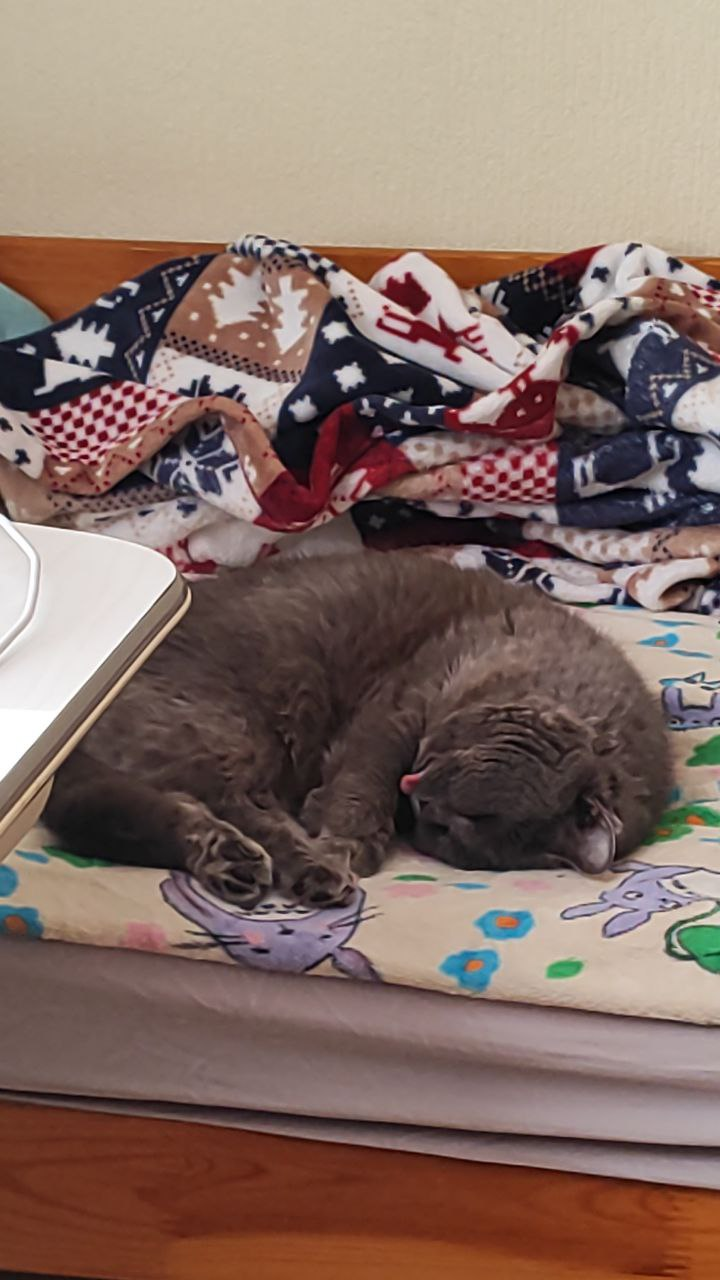
#> input picture cat.jpg, 720 x 1280 px
$ python predict.py
#> lines starting #> are read from the running program, lines starting #| are printed output that depends on the picture
### src/models/models.py
import pickle

import numpy as np

import src.nodes.nodes as nn


class BaseModel:
    def forward(self):
        raise NotImplementedError("ERROR: Forward not implemented!")

    def backward(self):
        raise NotImplementedError("ERROR: Backward not implemented!")

    def parameters(self):
        raise NotImplementedError("ERROR: parameters not implemented!")

    def gradients(self):
        raise NotImplementedError("ERROR: gradients not implemented!")

    def update_params(self):
        raise NotImplementedError("ERROR: update_params not implemented!")

    def zero_grad(self):
        raise NotImplementedError("ERROR: zero_grad not implemented!")

    def save(self):
        raise NotImplementedError("ERROR: save not implemented")

    def load(self):
        raise NotImplementedError("ERROR: load not implemented")


class XOR(BaseModel):
    # [21 lines left out: functions __init__, forward, backward, not called in this run]

    def parameters(self) -> list[tuple]:
        return [self.fc1.parameters(),
                self.fc2.parameters()]

    def gradients(self) -> list[tuple]:
        return [self.fc1.gradients(),
                self.fc2.gradients()]

    def update_params(self, fc1_p: tuple, fc2_p: tuple) -> None:
        self.fc1.update_params(*fc1_p)
        self.fc2.update_params(*fc2_p)

    def zero_grad(self) -> None:
        self.fc1.zero_grad()
        self.fc2.zero_grad()


class Conv(BaseModel):
    # [27 lines left out: functions __init__, forward, backward, not called in this run]

    def parameters(self) -> list[tuple]:
        return [self.cv1.parameters(),
                self.cv2.parameters()]

    def gradients(self) -> list[tuple]:
        return [self.cv1.gradients(),
                self.cv2.gradients()]

    def update_params(self, cv1_p: tuple, cv2_p: tuple) -> None:
        self.cv1.update_params(*cv1_p)
        self.cv2.update_params(*cv2_p)

    def zero_grad(self) -> None:
        self.cv1.zero_grad()
        self.cv2.zero_grad()


class CNNSmall(BaseModel):
    def __init__(self, eval: bool = False):
        self.eval = eval

        self.cv1 = nn.Conv(3, 32, (3, 3), (1, 1), eval=eval)
        self.bn1 = nn.BatchNorm(32, eval=eval)
        self.SiLU1 = nn.SiLU(eval=eval)
        self.mp1 = nn.MaxPoolling((2, 2), (0, 0), (2, 2), eval=eval)
        self.cv2 = nn.Conv(32, 64, (3, 3), (1, 1), eval=eval)
        self.SiLU2 = nn.SiLU(eval=eval)
        self.bn2 = nn.BatchNorm(64, eval=eval)
        self.mp2 = nn.MaxPoolling((2, 2), (0, 0), (1, 1))
        self.flatten = nn.Flatten(eval=eval)
        self.fc1 = nn.Fc(14400, 128, eval=eval)
        self.SiLU3 = nn.SiLU(eval=eval)
        self.fc2 = nn.Fc(128, 10, eval=eval)
        self.softmax = nn.Softmax(eval=eval)

    # [91 lines left out: functions forward, backward, parameters, gradients, update_params, zero_grad and 2 more, not called in this run]

### predict.py
import os

import cv2
import numpy as np
import matplotlib.pyplot as plt

import src.models.models as M
import src.functional.functional as F
import src.dataflow.dataflow as data


def main(filepath: str, weights_path: str) -> None:
#> called with filepath = 'cat.jpg', weights_path = 'results/model_last.plk'
    img = cv2.imread(filepath)
#> img is the input picture: shape (1280, 720, 3); mean B, G, R 101.8, 109.8, 132.2
    img = cv2.cvtColor(img, cv2.COLOR_BGR2RGB)

    h, w, _ = img.shape
#> h = 1280; w = 720

    if h != 32 or w != 32:
        print("WARNING: Image dimensions are not 32x32. Image will be resize to 32x32.")
        img = cv2.resize(img, (32, 32))
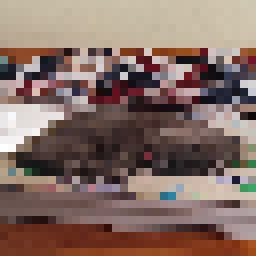
#> img: shape (32, 32, 3) (shown 8 times larger); mean R, G, B 132.3, 109.6, 101.4

    img = np.array([img], dtype=np.float64)
    img = img / 255


    model = M.CNNSmall(eval=True)
    model.load(weights_path)

    print("Class:", data.CLASS_NAMES[F.OHE_to_indeces(model.forward(img))[0]])


if __name__ == "__main__":
    main("cat.jpg", "results/model_last.plk")
#> (the call stopped at in __init__, `self.cv1 = nn.Conv(3, 32, (3, 3), (1, 1), eval=eval)`: src is not available in this run)
